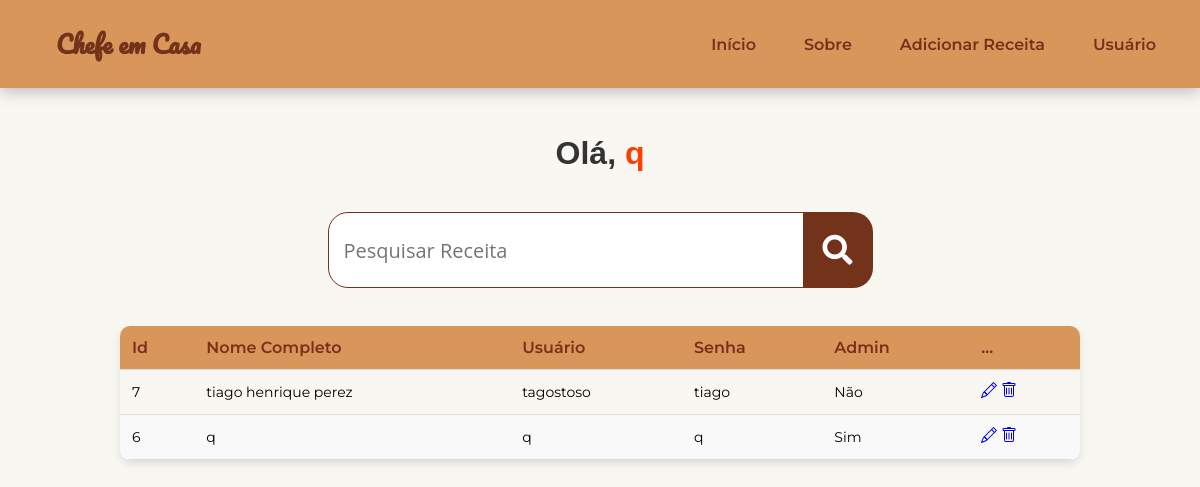
/TCC/sistema.php (signed in), run on an earlier commit of the app's database.
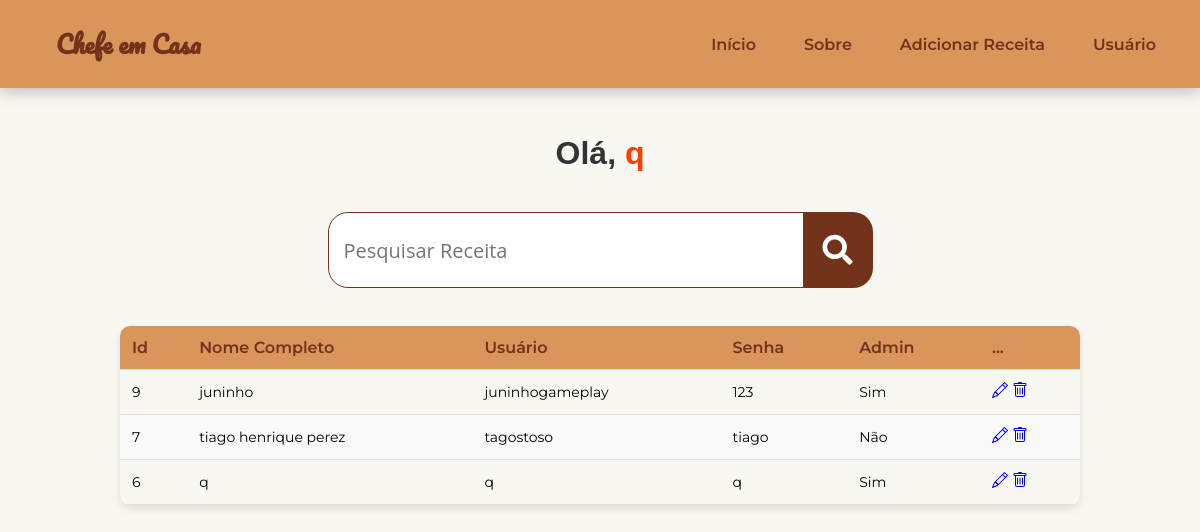
And on a later commit of the database.
### tables this page shows
CREATE TABLE `usuarios` (
  `id` int(255) NOT NULL,
  `fullnome` varchar(110) NOT NULL,
  `usuario` varchar(45) NOT NULL,
  `senha` varchar(45) NOT NULL,
  `adm` varchar(3) NOT NULL DEFAULT 'Não'
);

### TCC/sistema.php (the view, shortened to what this page needs)
<?php
    include_once('config.php');
    $logado = $_SESSION['usuario'];
    if(!empty($_GET['search']))
    {
      $data = $_GET['search'];
      $sql = "SELECT * FROM usuarios WHERE id LIKE '%$data%' or fullnome LIKE '%$data%' or usuario LIKE '%$data%' ORDER BY id DESC";
    }
    else
    {
      $sql = "SELECT * FROM usuarios ORDER BY id DESC";
    }
    $result = $conexao->query($sql);
?>
<!DOCTYPE html>
<html lang="pt-br">
<head>
   <link href="https://cdn.jsdelivr.net/npm/remixicon@3.2.0/fonts/remixicon.css" rel="stylesheet">
   <link rel="stylesheet" href="https://cdnjs.cloudflare.com/ajax/libs/font-awesome/5.15.4/css/all.min.css">
    <link rel="stylesheet" href="sistema.css">
</head>
<body>
<header class="header">
      <nav class="nav container">
         <div class="nav__data">
            <a href="sistema.php" class="nav__logo">
                <span class="icon-text">Chefe em Casa</span>
            </a>
         </div>
         <div class="nav__menu" id="nav-menu">
            <ul class="nav__list">
               <li><a href="indexlogado.php" class="nav__link">Início</a></li>
               <li><a href="sobre/sobre-logado.php" class="nav__link">Sobre</a></li>
               <li><a href="adicionar-receita/admin_page.php" class="nav__link">Adicionar Receita</a></li>
               <li class="dropdown__item">
                  <div class="nav__link">Usuário <i class="ri-arrow-down-s-line dropdown__arrow"></i></div>
               </li>
            </ul>
         </div>
      </nav>
   </header>
   <br>
   <br>
   <br>
   <br>
   <br>
   <div class="bem_vindo">
    <?php
    $nome_usuario = htmlspecialchars($logado);
    echo "<h1>Olá, <span>$nome_usuario</span></h1>";
    ?>
</div>
<div class="search-container">
   <input type="search" placeholder="Pesquisar Receita" id="pesquisar">
   <button onclick="searchData()" class="search-button"><i class="fas fa-search"></i></button>
</div>
   <br>
   <br>
<div class="tabela">
    <table class="table">
         <thead>
            <tr>
               <th scope="col">Id</th>
               <th scope="col">Nome Completo</th>
               <th scope="col">Usuário</th>
               <th scope="col">Senha</th>
               <th scope="col">Admin</th>
               <th scope="col">...</th>
            </tr>
         </thead>
         <tbody>
            <?php
            while($user_data = mysqli_fetch_assoc($result))
            {
               echo "<tr>";
               echo "<td>".$user_data['id']."</td>";
               echo "<td>".$user_data['fullnome']."</td>";
               echo "<td>".$user_data['usuario']."</td>";
               echo "<td>".$user_data['senha']."</td>";
               echo "<td>".$user_data['adm']."</td>";
               echo "<td>
               <a href='edit/edit.php?id=$user_data[id]' class='btn btn-sm btn-primary'>
                  <svg xmlns='http://www.w3.org/2000/svg' width='16' height='16' fill='currentColor' class='bi bi-pencil' viewBox='0 0 16 16'>
                     <path d='M12.146.146a.5.5 0 0 1 .708 0l3 3a.5.5 0 0 1 0 .708l-10 10a.5.5 0 0 1-.168.11l-5 2a.5.5 0 0 1-.65-.65l2-5a.5.5 0 0 1 .11-.168zM11.207 2.5 13.5 4.793 14.793 3.5 12.5 1.207zm1.586 3L10.5 3.207 4 9.707V10h.5a.5.5 0 0 1 .5.5v.5h.5a.5.5 0 0 1 .5.5v.5h.293zm-9.761 5.175-.106.106-1.528 3.821 3.821-1.528.106-.106A.5.5 0 0 1 5 12.5V12h-.5a.5.5 0 0 1-.5-.5V11h-.5a.5.5 0 0 1-.468-.325'/>
                  </svg>
               </a>
               <a href='edit/delete.php?id=$user_data[id]' class='btn btn-sm btn-danger'>
                  <svg xmlns='http://www.w3.org/2000/svg' width='16' height='16' fill='currentColor' class='bi bi-trash' viewBox='0 0 16 16'>
                   <path d='M5.5 5.5A.5.5 0 0 1 6 6v6a.5.5 0 0 1-1 0V6a.5.5 0 0 1 .5-.5m2.5 0a.5.5 0 0 1 .5.5v6a.5.5 0 0 1-1 0V6a.5.5 0 0 1 .5-.5m3 .5a.5.5 0 0 0-1 0v6a.5.5 0 0 0 1 0z'/>
                  <path d='M14.5 3a1 1 0 0 1-1 1H13v9a2 2 0 0 1-2 2H5a2 2 0 0 1-2-2V4h-.5a1 1 0 0 1-1-1V2a1 1 0 0 1 1-1H6a1 1 0 0 1 1-1h2a1 1 0 0 1 1 1h3.5a1 1 0 0 1 1 1zM4.118 4 4 4.059V13a1 1 0 0 0 1 1h6a1 1 0 0 0 1-1V4.059L11.882 4zM2.5 3h11V2h-11z'/>
                  </svg>
               </a>
               </td>";
               echo "</tr>";
            }
            ?>
         </tbody>
      </table>
    </div>
   </body>
</html>

What changed in the data, as far as the page shows it:
added usuarios: id "9", fullnome "juninho", usuario "juninhogameplay", senha "123", adm "Sim"
